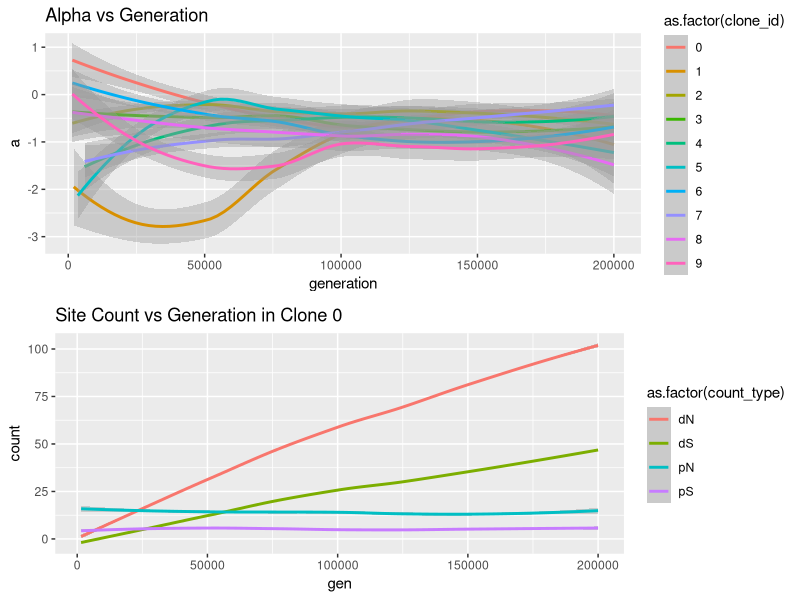

Generate this figure with R:
require(grid)
vp.layout <- function(x, y) viewport(layout.pos.row=x, layout.pos.col=y)
arrange_ggplot2 <- function(..., nrow=NULL, ncol=NULL, as.table=FALSE) {
    dots <- list(...)
    n <- length(dots)
    if(is.null(nrow) & is.null(ncol)) { nrow = floor(n/2) ; ncol = ceiling(n/nrow)}
    if(is.null(nrow)) { nrow = ceiling(n/ncol)}
    if(is.null(ncol)) { ncol = ceiling(n/nrow)}
        ## NOTE see n2mfrow in grDevices for possible alternative
grid.newpage()
pushViewport(viewport(layout=grid.layout(nrow,ncol) ) )
    ii.p <- 1
    for(ii.row in seq(1, nrow)){
    ii.table.row <- ii.row
    if(as.table) {ii.table.row <- nrow - ii.table.row + 1}
        for(ii.col in seq(1, ncol)){
            ii.table <- ii.p
            if(ii.p > n) break
            print(dots[[ii.table]], vp=vp.layout(ii.table.row, ii.col))
            ii.p <- ii.p + 1
        }
    }
}

library(ggplot2)
library(gridExtra)
atable <- read.delim('alphas.tsv')
atable$a <- with(atable, 1-pN*dS/(pS*dN))
atable <- atable[is.finite(atable$a),]
c0 <- atable[atable$clone_id==0,]
c0dN <- data.frame(gen=c0$generation, count=c0$dN, count_type="dN")
c0pN <- data.frame(gen=c0$generation, count=c0$pN, count_type="pN")
c0dS <- data.frame(gen=c0$generation, count=c0$dS, count_type="dS")
c0pS <- data.frame(gen=c0$generation, count=c0$pS, count_type="pS")
c0counts <- data.frame(rbind(c0dN,c0dS,c0pN,c0pS))
# plt <- ggplot(atable,aes(x=generation,y=a))
# for (clone in unique(atable$clone_id)) {
#     clone_as <- subset(atable,atable$clone_id==clone)
#     plt <- plt + geom_smooth(data=clone_as,color=clone)
# }
aplt <- qplot(data=atable,generation,a,
              colour=as.factor(clone_id),
              geom="smooth",
              main="Alpha vs Generation")
c0plt <- qplot(data=c0counts, gen, count,
              colour=as.factor(count_type),
              geom="smooth",
              main="Site Count vs Generation in Clone 0")
plt <- arrange_ggplot2(aplt,c0plt,ncol=1)
print(plt)
